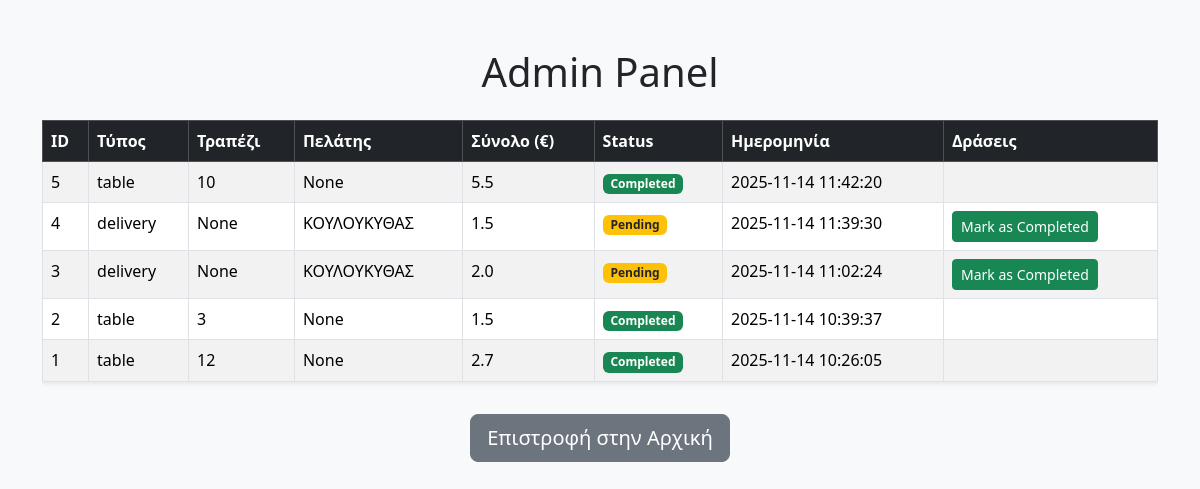
The page /admin on the database its author committed.
### tables this page shows
CREATE TABLE orders (
    id INTEGER PRIMARY KEY AUTOINCREMENT,
    type TEXT NOT NULL, -- 'table' ή 'delivery'
    table_number INTEGER, -- για τραπέζια
    customer_name TEXT,
    customer_phone TEXT,
    address TEXT,
    total REAL NOT NULL,
    status TEXT NOT NULL DEFAULT 'pending',
    created_at DATETIME DEFAULT CURRENT_TIMESTAMP
, lat REAL, lng REAL);

### app.py (the view)
@app.route('/admin')
def admin():
    conn = get_db_connection()
    orders = conn.execute("SELECT * FROM orders ORDER BY created_at DESC").fetchall()
    conn.close()
    return render_template('admin.html', orders=orders)

### app.py (called while the page is built)
def get_db_connection():
    conn = sqlite3.connect(DB)
    conn.row_factory = sqlite3.Row  # για πρόσβαση με ονόματα πεδίων
    return conn

### templates/admin.html (shortened to what this page needs)
<!DOCTYPE html>
<html>
<head>
    <link href="https://cdn.jsdelivr.net/npm/bootstrap@5.3.2/dist/css/bootstrap.min.css" rel="stylesheet">
</head>
<body class="bg-light">
<div class="container py-5">
    <h1 class="mb-4 text-center">Admin Panel</h1>
    <div class="table-responsive">
        <table class="table table-striped table-bordered shadow-sm">
            <thead class="table-dark">
                <tr>
                    <th>ID</th>
                    <th>Τύπος</th>
                    <th>Τραπέζι</th>
                    <th>Πελάτης</th>
                    <th>Σύνολο (€)</th>
                    <th>Status</th>
                    <th>Ημερομηνία</th>
                    <th>Δράσεις</th>
                </tr>
            </thead>
            <tbody>
                {% for o in orders %}
                <tr>
                    <td>{{o.id}}</td>
                    <td>{{o.type}}</td>
                    <td>{{o.table_number}}</td>
                    <td>{{o.customer_name}}</td>
                    <td>{{o.total}}</td>
                    <td>
                        {% if o.status == 'pending' %}
                            <span class="badge bg-warning text-dark">Pending</span>
                        {% elif o.status == 'completed' %}
                            <span class="badge bg-success">Completed</span>
                        {% else %}
                            <span class="badge bg-secondary">{{o.status}}</span>
                        {% endif %}
                    </td>
                    <td>{{o.created_at}}</td>
                    <td>
                        {% if o.status == 'pending' %}
                        <form method="POST" action="/admin/update_status">
                            <button type="submit" class="btn btn-sm btn-success">Mark as Completed</button>
                        </form>
                        {% endif %}
                    </td>
                </tr>
                {% endfor %}
            </tbody>
        </table>
    </div>
    <div class="text-center mt-3">
        <a href="/" class="btn btn-secondary btn-lg">Επιστροφή στην Αρχική</a>
    </div>
</div>
</body>
</html>

### rows shown on the page
orders: id "5", type "table", table_number "10", customer_name "None", total "5.5", status "Completed", created_at "2025-11-14 11:42:20"
orders: id "4", type "delivery", table_number "None", customer_name "ΚΟΥΛΟΥΚΥΘΑΣ", total "1.5", status "Pending", created_at "2025-11-14 11:39:30"
orders: id "3", type "delivery", table_number "None", customer_name "ΚΟΥΛΟΥΚΥΘΑΣ", total "2.0", status "Pending", created_at "2025-11-14 11:02:24"
orders: id "2", type "table", table_number "3", customer_name "None", total "1.5", status "Completed", created_at "2025-11-14 10:39:37"
orders: id "1", type "table", table_number "12", customer_name "None", total "2.7", status "Completed", created_at "2025-11-14 10:26:05"
